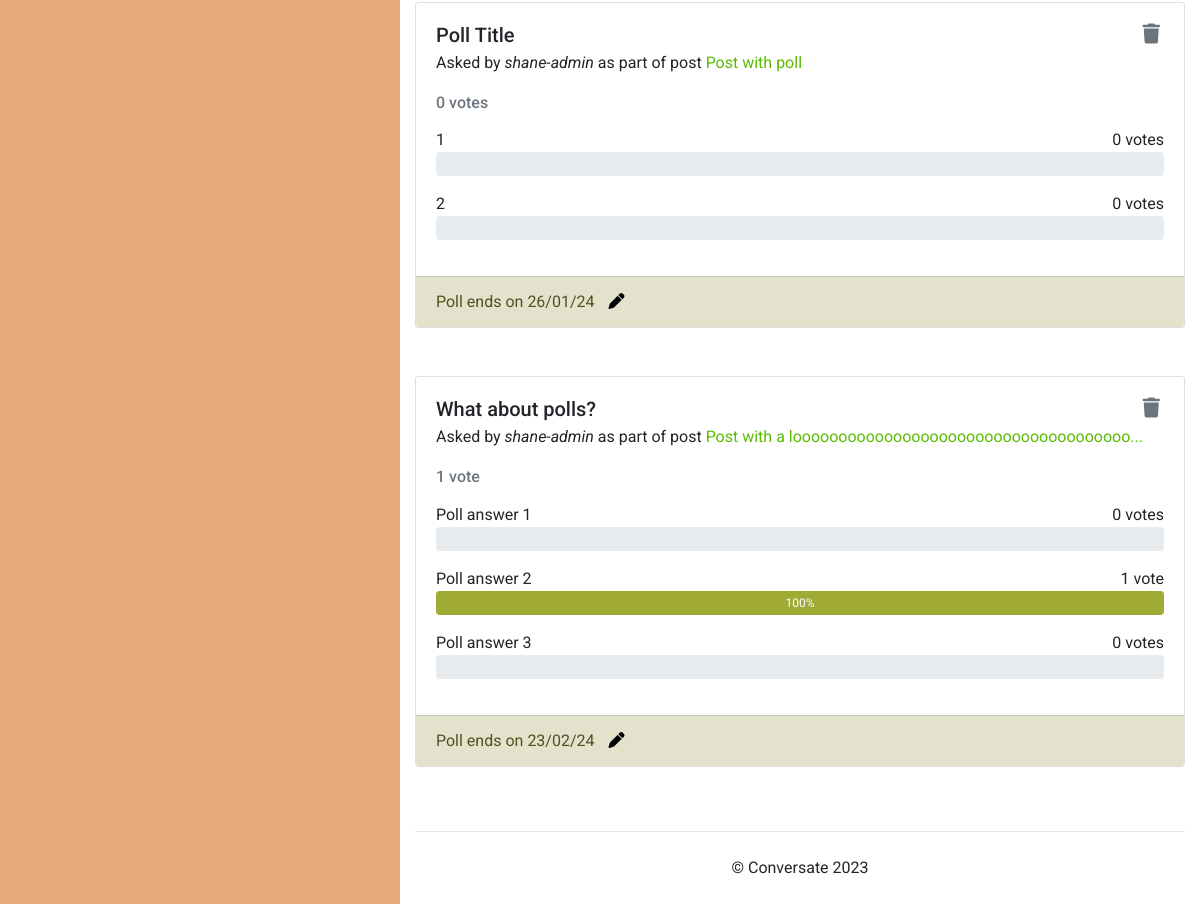
Page /polls/open (signed in, lower part) on the earlier database version.
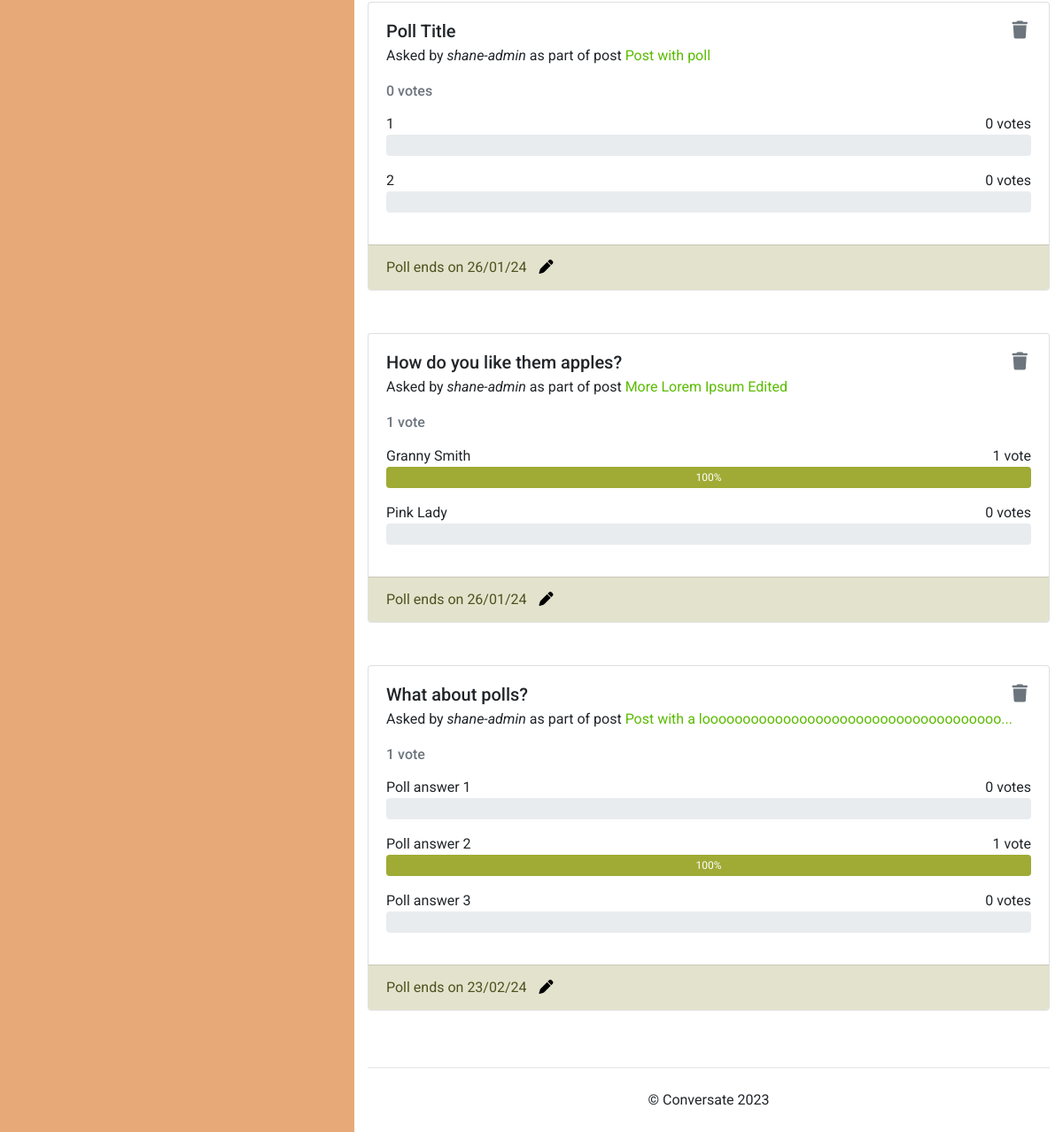
Same page on the later database version.
### forum/models.py (models this page shows, shortened)
class Poll(models.Model):
    title = models.CharField(max_length=200)
    asked_by = models.ForeignKey(User, on_delete=models.CASCADE)
    due_date = models.DateTimeField()
    post = models.OneToOneField(Post, on_delete=models.CASCADE,
                                related_name='poll', blank=True, null=True)
    class Meta:
        ordering = ['-due_date']
    def number_of_votes(self):
        total_votes = 0
        for answer in self.answers.all():
            total_votes += answer.number_of_votes()
        return total_votes
    def has_expired(self):
        current_time = datetime.now().timestamp()
        end_time = self.due_date.timestamp()
        return current_time > end_time

class Post(models.Model):
    title = models.CharField(max_length=100)
    slug = models.SlugField(max_length=100, unique=True)
    category = models.ForeignKey(Category, on_delete=models.CASCADE,
                                 related_name='tagged_posts')
    image = CloudinaryField('image', blank=True)
    image_position = models.IntegerField(blank=True, null=True)
    posted_by = models.ForeignKey(User, on_delete=models.CASCADE,
                                  related_name='added_posts')
    posted_on = models.DateTimeField(auto_now_add=True)
    content = models.TextField()
    tags = models.CharField(max_length=200, blank=True)
    edited = models.BooleanField(default=False)
    likes = models.ManyToManyField(User, related_name='post_likes', blank=True)
    class Meta:
        ordering = ['-posted_on']
    def title_preview(self):
        if len(self.title) > 50:
            return f'{self.title[:50]}...'
        return self.title

class PollAnswer(models.Model):
    body = models.CharField(max_length=100)
    position = models.IntegerField()
    poll = models.ForeignKey(Poll, related_name='answers',
                             on_delete=models.CASCADE)
    votes = models.ManyToManyField(User, related_name='votes')
    class Meta:
        ordering = ['position']
    def number_of_votes(self):
        return self.votes.count()
    def vote_percentage(self):
        total_votes = 0
        poll_answers = self.poll.answers.all()
        for answer in poll_answers:
            total_votes += answer.number_of_votes()
        if total_votes == 0:
            return 0
        return round((self.number_of_votes() / total_votes) * 100)

### forum/views.py (the view)
# urls.py: path('polls/<str:poll_type>', views.BrowsePolls.as_view(),
class BrowsePolls(View):
    def get(self, request, poll_type):
        if not request.user.is_authenticated:
            return redirect('/accounts/login')
        poll_type = poll_type.capitalize()
        polls = None
        if poll_type == 'Open':
            polls = Poll.objects.filter(due_date__gt=datetime.now()) \
                        .order_by('due_date')
        elif poll_type == 'Closed':
            polls = Poll.objects.exclude(due_date__gt=datetime.now())
        else:
            polls = Poll.objects.filter(asked_by=request.user)
            poll_type = 'Your'
        context = get_poll_list_context(request, polls)
        context['heading'] = f"{poll_type} Polls"
        context['selected_tab'] = f'Polls/{poll_type}'
        return render(
            request,
            'poll_list.html',
            context,
        )

### forum/core/categories.py (called while the page is built)
def get_top_categories(limit=CATEGORY_COLLAPSIBLE_LIMIT):
    categories = list(Category.objects
                      .annotate(num_posts=Count('tagged_posts'))
                      .filter(num_posts__gt=0)
                      .order_by('-num_posts'))
    num_categories = len(categories)
    category_none = Category.objects.get(slug='none')
    if category_none in categories:
        categories.remove(category_none)
    return {
        'num_categories': num_categories,
        'top_categories': categories[:limit],
        'has_more_categories': (len(categories) > limit)
    }

### forum/core/content.py (called while the page is built)
def get_base_context(request):
    context = get_top_categories()
    context['disable_sort'] = True
    return context

def get_poll_list_context(request, poll_list):
    context = get_base_context(request)
    context['item_list'] = poll_list
    context.update(get_paginated_items(request, poll_list, POLLS_PER_PAGE))
    return context

### forum/core/pagination.py (called while the page is built)
def get_paginated_items(request, object_list, items_per_page):
    p = Paginator(object_list, items_per_page)
    page = request.GET.get('page')
    current_items = p.get_page(page)
    pagination_context = {
        'item_list': current_items,
        'page': page
    }
    if page is None:
        page = 1
    if p.num_pages > NUM_PAGES:
        pagination_context.update(get_page_range(
            int(page),
            p.num_pages
        ))
    else:
        pagination_context['page_range'] = p.page_range
    return pagination_context

### forum/models.py (called while the page is built)
    def number_of_posts(self):
        return self.tagged_posts.count()

### forum/templatetags/template_tags.py (called while the page is built)
@register.simple_tag
def poll_status(poll_id, user_id):
    poll = get_object_or_404(Poll, id=int(poll_id))
    answers = list(poll.answers.all())
    for answer in answers:
        if answer.votes.filter(id=user_id).exists():
            return answer.position
    return -1 if poll.has_expired() else 0

### templates/poll_list.html (shortened to what this page needs)
{% extends "base.html" %}
{% load template_tags %}
{% load static %}
{% block content %}
{% if item_list %}
    {% for poll in item_list %}
        <div class="card mb-5">
            <div class="card-body">
                <div class="d-flex justify-content-between mb-2">
                    <h5 class="card-title mb-0">{{ poll.title }}</h5>
                    {% if poll.asked_by == user %}
                        <button class="button-no-style px-1 trigger-delete-poll" type="button"
                            data-url="{% url 'delete_poll' poll.id request.path %}">
                            <h5 class="fa-solid fa-trash mb-0 text-muted"></h5>
                        </button>
                    {% endif %}
                </div>
                <div class="card-subtitle mb-4">Asked by <em>{{ poll.asked_by }}</em>
                    {% if poll.post %}as part of post
                        <a href="{% url 'view_post' poll.post.slug %}">{{ poll.post.title_preview }}</a>
                    {% endif %}
                </div>
                {% poll_status poll.id request.user.id as p_status %}
                {% if p_status == 0 and poll.asked_by != user %}
                    <form method="POST" class="mt-2" action="{% url 'vote_poll' poll.id request.path %}">
                        {% csrf_token %}
                        <ul class="list-group">
                            {% for answer in poll.answers.all %}
                                <li class="list-group-item answer-container clickable">
                                    <div class="form-check">
                                        <input class="form-check-input clickable" type="radio" name="poll-vote"
                                            id="poll-{{ poll.id }}-answer-{{ answer.position }}"
                                            value="{{ answer.position }}" required>
                                        <label class="form-check-label clickable"
                                            for="poll-{{ poll.id }}-answer-{{ answer.position }}">
                                            {{ answer.body }}
                                        </label>
                                    </div>
                                </li>
                            {% endfor %}
                        </ul>
                        <div class="mt-3">
                            <input type="submit" class="btn" value="Vote">
                            <input type="reset" class="btn" value="Clear">
                        </div>
                    </form>
                {% else %}
                    <h6 class="card-subtitle text-muted mb-3">
                        {% with poll.number_of_votes as vote_num %}
                            <span>{{ vote_num }} vote{% if vote_num != 1 %}s{% endif %}</span>
                        {% endwith %}
                    </h6>
                    {% for answer in poll.answers.all %}
                        <div class="d-flex justify-content-between">
                            <span>{{ answer.body }}</span>
                            {% with answer.number_of_votes as vote_num %}
                                <span>{{ vote_num }} vote{% if vote_num != 1 %}s{% endif %}</span>
                            {% endwith %}
                        </div>
                        <div class="progress mb-3{% if p_status == answer.position %} answer-chosen{% endif %}">
                            {% with answer.vote_percentage as votes %}
                                <div class="progress-bar poll-result" role="progressbar" style="width: 0%;" aria-valuenow="{{ votes }}"
                                    aria-valuemin="0" aria-valuemax="100" data-animation="on">{{ votes }}%</div>
                            {% endwith %}
                        </div>
                    {% endfor %}
                {% endif %}
            </div>
            <div class="card-footer card-faded">
                <span class="poll-date-display">
                    {% with poll.due_date|date:"d/m/y" as end_date %}
                    {% if poll.has_expired %}Poll ended {{ end_date }}
                    {% else %}Poll ends on {{ end_date }}
                    {% endif %}
                    {% endwith %}
                    {% if poll.asked_by == user %}
                        <button class="button-no-style ml-1 btn-edit-poll">
                            <i class="fa-solid fa-pen"></i>
                        </button>
                    {% endif %}
                </span>
            </div>
        </div>
    {% endfor %}
{% endif %}
{% endblock content %}

### templates/base.html (shortened to what this page needs)
{% load static %}
<!DOCTYPE html>
<html lang="en">
<head>
    <link rel="stylesheet" href="https://cdn.jsdelivr.net/npm/bootstrap@4.6.2/dist/css/bootstrap.min.css"
>
    <link rel="stylesheet" href="{% static 'css/style.css' %}" type="text/css">
</head>
<body id="main-page">
    <div>
        <div class="container-fluid">
            <div class="row">
                <div id="side-nav-large" class="d-none d-md-block col-4">
                </div>
                <div id="main-content" class="col col-md-8">
                    <section>
                        {% block content %}
                        {% endblock content %}
                    </section>
                    <footer>
                        <hr>
                        <p class="text-center my-4">&copy; Conversate 2023</p>
                    </footer>
                </div>
            </div>
        </div>
    </div>
</body>
</html>

### static/css/style.css (style rules this page uses)
* { font-family: 'Roboto', sans-serif; }
.button-no-style { background: none; border: none; }
a { color: #5abb00; }
.progress-bar, .badge-pill { background-color: #9fab35; }
#side-nav-large { background-color: #e7a977; }
#main-content { background-color: white; padding-top: 32px; height: calc(100vh - 56px); overflow-y: auto; display: grid; grid-template-columns: 1fr; grid-template-rows: auto 1fr auto; position: relative; }
.card-header, .card-footer, .post-list-body { background-color: #e3e3cd; }
.card-faded { color: #4d521f; }
.progress { height: 24px; }
.progress-bar { transition: width .8s ease-in-out; }

Differences in the rows shown:
added Poll: title "How do you like them apples?", asked_by "shane-admin", post.title_preview "More Lorem Ipsum Edited", number_of_votes "1", end_date "26/01/24"
added PollAnswer: body "Granny Smith", number_of_votes "1", vote_percentage "100", shown under "How do you like them apples?"
added PollAnswer: body "Pink Lady", number_of_votes "0", shown under "How do you like them apples?"
